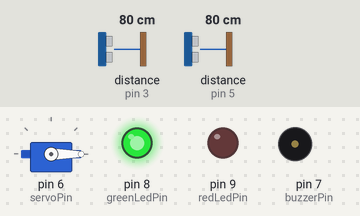
A sketch run on a simulated Arduino Uno, built with avr-gcc and run on an emulated ATmega328P. Shown: servo, output pins drawn as LEDs (lit = HIGH), buzzer (waves = sounding, pin HIGH). Wiring (inferred from the names in the program): 2 × ultrasonic range finder: trigger pin 2, echo pin 3 / trigger pin 4, echo pin 5. The inputs (shaded band) are chosen by the test bench; at power-on: distance to the obstacle (sensors on pin 3, pin 5) 80 cm. The echo pulse lasts 58.3 µs per cm; pins used as bus, display or sensor lines are not drawn.

Above: at 1.2 s.
1.3 s: distance to the obstacle (sensor on pin 3) set to 12 cm
2.8 s: distance to the obstacle (sensor on pin 3) set to 9 cm
At 3.18 s:
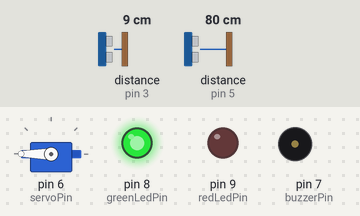
5.8 s: distance to the obstacle (sensor on pin 5) set to 12 cm
8.8 s: distance to the obstacle (sensor on pin 5) set to 9 cm
At 9.4 s:
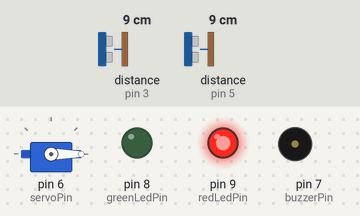
10.5 s: distance to the obstacle (sensor on pin 5) set to 18 cm
At 10.73 s:
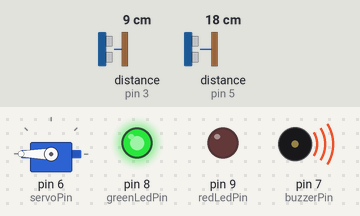
Timing chart, 0 to 14.5 s (numbered marks = the images above; inputs shaded):
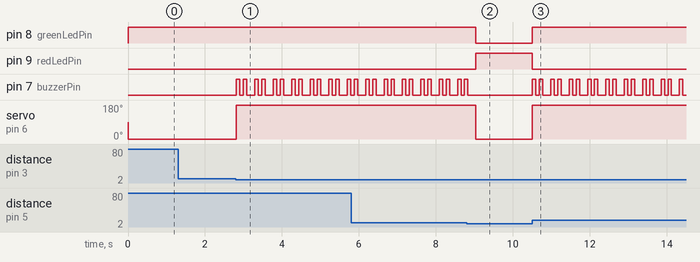

Measured:
- the behaviour switches between 11 and 10 cm on distance to the obstacle (sensor on pin 3) (found by bisection; images 0 and 1)
- the behaviour switches between 11 and 10 cm on distance to the obstacle (sensor on pin 5) (found by bisection; images 1 and 2)
- after the input at 1.3 s, every drawn part: stays the same
- after the input at 2.8 s, pin 7 (buzzerPin): LOW → HIGH at once, then repeats every 0.48 s: LOW 0.09 s, HIGH 0.09 s, LOW 0.21 s, HIGH 0.09 s; servo on pin 6 (servoPin): 0° → 180° at once
- after the input at 8.8 s, pin 8 (greenLedPin): HIGH → LOW after 0.23 s; pin 9 (redLedPin): LOW → HIGH after 0.23 s; pin 7 (buzzerPin): goes on until 8.8 s, then stays LOW; servo on pin 6 (servoPin): 180° → 0° after 0.23 s
- after the input at 10.5 s, pin 8 (greenLedPin): LOW → HIGH at once; pin 9 (redLedPin): HIGH → LOW at once; pin 7 (buzzerPin): LOW → HIGH at once, then repeats every 0.48 s: LOW 0.09 s, HIGH 0.09 s, LOW 0.21 s, HIGH 0.09 s; servo on pin 6 (servoPin): 0° → 180° at once

The sketch:

Tempat_Sampah_Otomatis_Tanpa_Lcd-I2c.ino
```cpp
/*
 *
 * All the resources for this project: smkn1kotabekasi.sch.id
 * Modified by Robotika smkn1 kotabekasi
 *
 * Created by Robotika smkn1 kotabekasi
 *
 */

#include <Servo.h>

const int trigPin1 = 2; // Pin Trig Sensor Ultrasonik 1
const int echoPin1 = 3; // Pin Echo Sensor Ultrasonik 1
const int trigPin2 = 4; // Pin Trig Sensor Ultrasonik 2
const int echoPin2 = 5; // Pin Echo Sensor Ultrasonik 2
const int servoPin = 6; // Pin Servo Motor
const int buzzerPin = 7; // Pin Buzzer
const int greenLedPin = 8; // Pin LED Hijau
const int redLedPin = 9; // Pin LED Merah

Servo myservo;

void setup() {
  pinMode(trigPin1, OUTPUT);
  pinMode(echoPin1, INPUT);
  pinMode(trigPin2, OUTPUT);
  pinMode(echoPin2, INPUT);
  pinMode(servoPin, OUTPUT);
  pinMode(buzzerPin, OUTPUT);
  pinMode(greenLedPin, OUTPUT);
  pinMode(redLedPin, OUTPUT);

  myservo.attach(servoPin);

  // Inisialisasi LED Hijau dan LED Merah mati
  digitalWrite(greenLedPin, LOW);
  digitalWrite(redLedPin, LOW);
}

void loop() {
  // Sensor Ultrasonik 1 - Deteksi Sampah Masuk
  long duration1, distance1;
  digitalWrite(trigPin1, LOW);
  delayMicroseconds(2);
  digitalWrite(trigPin1, HIGH);
  delayMicroseconds(10);
  digitalWrite(trigPin1, LOW);
  duration1 = pulseIn(echoPin1, HIGH);
  distance1 = duration1 * 0.034 / 2;

  if (distance1 < 10) { // Jarak pendeteksian jika sampah masuk
    if (digitalRead(redLedPin) == LOW) { // Cek jika sampah tidak penuh
      myservo.write(180); // Gerakkan servo ke posisi tertentu
      digitalWrite(buzzerPin, HIGH); // Nyalakan buzzer
      delay(90); // Delay 200 ms
      digitalWrite(buzzerPin, LOW); // Matikan buzzer
      delay(90); // Delay 200 ms
      digitalWrite(buzzerPin, HIGH); // Nyalakan buzzer
      delay(90); // Delay 200 ms
      digitalWrite(buzzerPin, LOW); // Matikan buzzer
      delay(200); // Delay 600 ms
    }
  } else {
    myservo.write(0); // Kembali ke posisi awal
    digitalWrite(buzzerPin, LOW); // Matikan buzzer
  }

  // Sensor Ultrasonik 2 - Deteksi Sampah Penuh atau Kosong
  long duration2, distance2;
  digitalWrite(trigPin2, LOW);
  delayMicroseconds(2);
  digitalWrite(trigPin2, HIGH);
  delayMicroseconds(10);
  digitalWrite(trigPin2, LOW);
  duration2 = pulseIn(echoPin2, HIGH);
  distance2 = duration2 * 0.034 / 2;

  if (distance2 < 10) { // Jarak pendeteksian jika sampah penuh
    digitalWrite(greenLedPin, LOW); // Matikan LED Hijau
    digitalWrite(redLedPin, HIGH); // Nyalakan LED Merah
    myservo.write(0); // Kembali ke posisi awal
    digitalWrite(buzzerPin, LOW); // Matikan buzzer
  } else {
    digitalWrite(greenLedPin, HIGH); // Nyalakan LED Hijau
    digitalWrite(redLedPin, LOW); // Matikan LED Merah
  }

  delay(5); // Delay 1 detik
}
```
